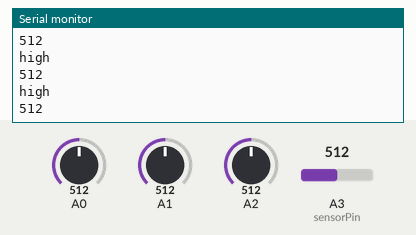
A sketch run on a simulated Arduino Leonardo, built with avr-gcc and run on an emulated ATmega32U4. Shown: the last lines printed to the serial monitor. The test bench sets the inputs (shaded band); at power-on: A3 (sensorPin) = 512, A0 = 512, A1 = 512, A2 = 512. USB keyboard and mouse output is not drawn.

Above: at 1.2 s.
1.3 s: A3 (sensorPin) set to 310
At 2.2 s:
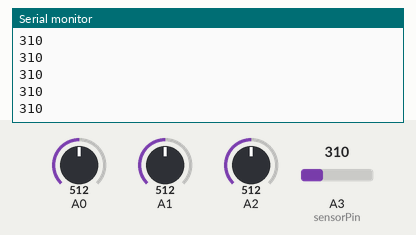
2.8 s: A3 (sensorPin) set to 306
At 3.4 s:
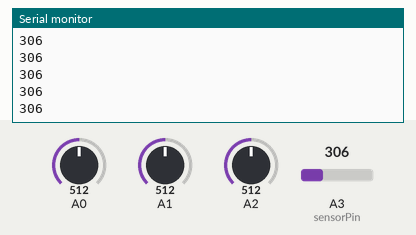
Timing chart, 0 to 5.8 s (numbered marks = the images above; inputs shaded):
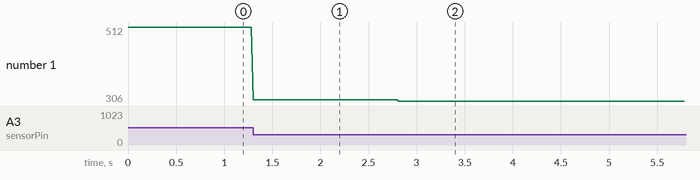

Measured:
- after the input at 1.3 s, the serial monitor: prints a new line at once (image 1)
- after the input at 2.8 s, the serial monitor: prints a new line at once (image 2)
- plotted number 1: 512 → 310 after the input at 1.3 s, 310 → 306 after the input at 2.8 s

The sketch:

combined.ino
```cpp
#include <Mouse.h>

int sensorPin = A3; // define sensor port (analog A3)
int value = 0;
int threshold = 320;


int scale = 3;
float mouseSpeed = 20.0;
void setup()
{
  Mouse.begin();
}
void loop()
{
  value = analogRead(sensorPin);
  Serial.println(value);

  // Get raw accelerometer data for each axis
  int rawX = analogRead(A0);
  int rawY = analogRead(A1);
  int rawZ = analogRead(A2);

  float scaledX, scaledY, scaledZ; // Scaled values for each axis
  scaledX = mapf(rawX, 0, 675, -scale, scale); // 3.3/5 * 1023 =~ 675
  scaledY = mapf(rawY, 0, 675, -scale, scale);
  scaledZ = mapf(rawZ, 0, 675, -scale, scale);

//  if(scaledZ < 0.2 && scaledZ > -0.2) {
//    scaledZ = 0;
//  }

  delay(10);
  Mouse.move(scaledZ * mouseSpeed, -scaledY * mouseSpeed, 0);
  if(value > threshold){
   Mouse.click();
   Serial.println("high");
 }
 delay(10);
}

// Same functionality as Arduino's standard map function, except using floats
float mapf(float x, float in_min, float in_max, float out_min, float out_max)
{
  return (x - in_min) * (out_max - out_min) / (in_max - in_min) + out_min;
}
```
